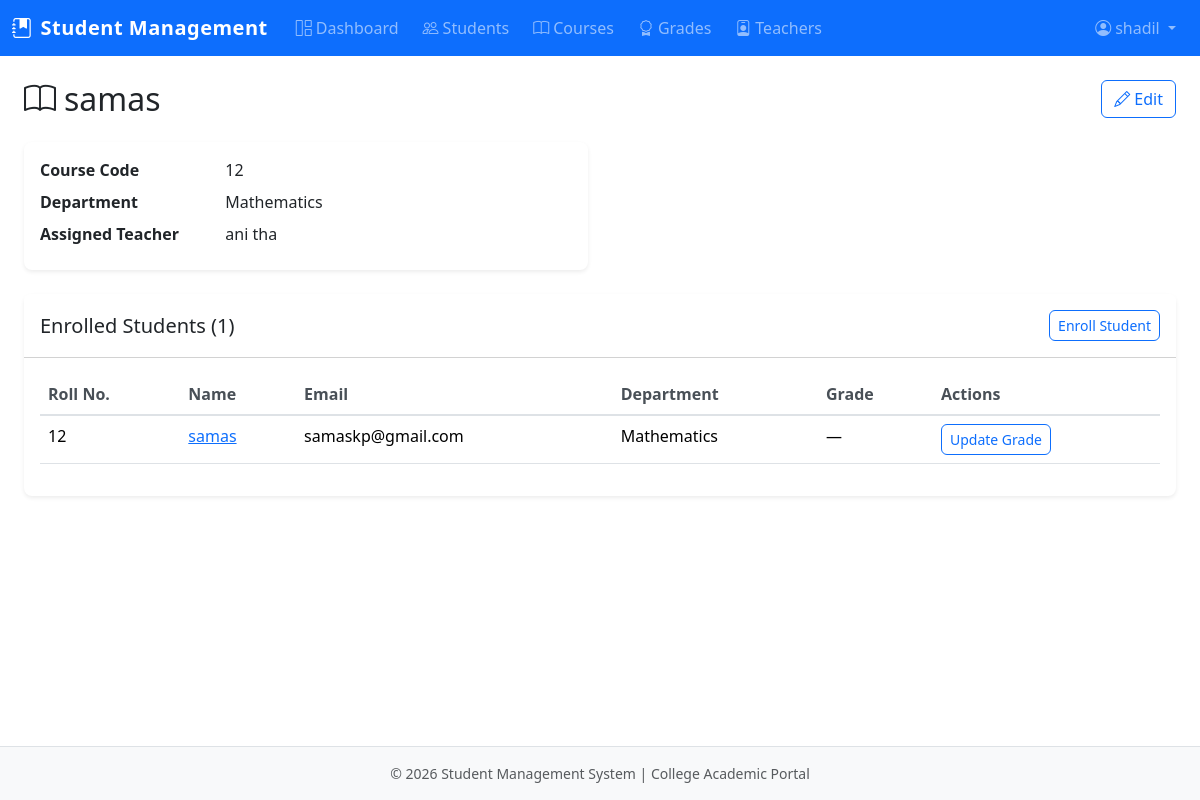
The page /courses/1/ (signed in) on the database its author committed.
### courses/models.py (models this page shows, shortened)
class Course(models.Model):
    name = models.CharField(max_length=150)
    code = models.CharField(max_length=30, unique=True)
    department = models.ForeignKey(
        Department,
        on_delete=models.SET_NULL,
        null=True,
        blank=True,
        related_name='courses'
    )
    assigned_teacher = models.ForeignKey(
        User,
        on_delete=models.SET_NULL,
        null=True,
        blank=True,
        related_name='assigned_courses'
    )
    created_at = models.DateTimeField(auto_now_add=True)
    updated_at = models.DateTimeField(auto_now=True)
    class Meta:
        ordering = ['name']

### students/models.py (models this page shows, shortened)
class Department(models.Model):
    name = models.CharField(max_length=100)
    code = models.CharField(max_length=20, unique=True)
    class Meta:
        ordering = ['name']

class Student(models.Model):
    full_name = models.CharField(max_length=150)
    roll_number = models.CharField(max_length=50, unique=True)
    email = models.EmailField(unique=True)
    phone = models.CharField(max_length=20, blank=True)
    date_of_birth = models.DateField(null=True, blank=True)
    department = models.ForeignKey(
        Department,
        on_delete=models.SET_NULL,
        null=True,
        blank=True,
        related_name='students'
    )
    created_at = models.DateTimeField(auto_now_add=True)
    updated_at = models.DateTimeField(auto_now=True)
    class Meta:
        ordering = ['full_name']

### grades/models.py (models this page shows, shortened)
class Enrollment(models.Model):
    student = models.ForeignKey(
        Student,
        on_delete=models.CASCADE,
        related_name='enrollments'
    )
    course = models.ForeignKey(
        Course,
        on_delete=models.CASCADE,
        related_name='enrollments'
    )
    enrolled_at = models.DateTimeField(auto_now_add=True)
    class Meta:
        unique_together = ['student', 'course']
        ordering = ['-enrolled_at']

class Grade(models.Model):
    GRADE_CHOICES = [
        ('A', 'A'), ('B', 'B'), ('C', 'C'), ('D', 'D'), ('F', 'F'),
        ('A+', 'A+'), ('A-', 'A-'), ('B+', 'B+'), ('B-', 'B-'),
        ('C+', 'C+'), ('C-', 'C-'), ('D+', 'D+'), ('D-', 'D-'),
    ]
    enrollment = models.OneToOneField(
        Enrollment,
        on_delete=models.CASCADE,
        related_name='grade'
    )
    grade_value = models.CharField(max_length=5, choices=GRADE_CHOICES, null=True, blank=True)
    marks = models.DecimalField(max_digits=5, decimal_places=2, null=True, blank=True)
    remarks = models.TextField(blank=True)
    updated_at = models.DateTimeField(auto_now=True)

### courses/views.py (the view)
# urls.py: path('<int:pk>/', views.course_detail, name='course_detail'),
@get_decorator
def course_detail(request, pk):
    course = get_object_or_404(Course, pk=pk)
    if request.user.profile.is_teacher() and course.assigned_teacher != request.user:
        messages.error(request, 'Access denied.')
        return redirect('course_list')
    enrollments = course.enrollments.select_related('student', 'student__department').all()
    context = {'course': course, 'enrollments': enrollments}
    return render(request, 'courses/course_detail.html', context)

### accounts/models.py (called while the page is built)
    def is_admin(self):
        return self.role == 'admin'

    def is_teacher(self):
        return self.role == 'teacher'

### templates/courses/course_detail.html (shortened to what this page needs)
{% extends "base.html" %}
{% block content %}
<div class="container-fluid">
    <div class="d-flex justify-content-between align-items-center flex-wrap gap-2 mb-4">
        <h2 class="mb-0"><i class="bi bi-book me-2"></i>{{ course.name }}</h2>
        <div>
            {% if user.profile.is_admin %}
            <a href="{% url 'course_edit' course.pk %}" class="btn btn-outline-primary"><i class="bi bi-pencil me-1"></i>Edit</a>
            {% endif %}
        </div>
    </div>
    <div class="row mb-4">
        <div class="col-12 col-md-6">
            <div class="card border-0 shadow-sm">
                <div class="card-body">
                    <dl class="row mb-0">
                        <dt class="col-sm-4">Course Code</dt>
                        <dd class="col-sm-8">{{ course.code }}</dd>
                        <dt class="col-sm-4">Department</dt>
                        <dd class="col-sm-8">{{ course.department.name|default:"—" }}</dd>
                        <dt class="col-sm-4">Assigned Teacher</dt>
                        <dd class="col-sm-8">{{ course.assigned_teacher.get_full_name|default:course.assigned_teacher.username|default:"—" }}</dd>
                    </dl>
                </div>
            </div>
        </div>
    </div>
    <div class="card border-0 shadow-sm">
        <div class="card-header bg-white py-3 d-flex justify-content-between align-items-center flex-wrap gap-2">
            <h5 class="mb-0">Enrolled Students ({{ enrollments.count }})</h5>
            <a href="{% url 'enrollment_create' %}" class="btn btn-sm btn-outline-primary">Enroll Student</a>
        </div>
        <div class="card-body">
            {% if enrollments %}
            <div class="table-responsive">
                <table class="table table-hover">
                    <thead>
                        <tr>
                            <th>Roll No.</th>
                            <th>Name</th>
                            <th>Email</th>
                            <th>Department</th>
                            <th>Grade</th>
                            <th>Actions</th>
                        </tr>
                    </thead>
                    <tbody>
                        {% for enr in enrollments %}
                        <tr>
                            <td>{{ enr.student.roll_number }}</td>
                            <td><a href="{% url 'student_detail' enr.student.pk %}">{{ enr.student.full_name }}</a></td>
                            <td>{{ enr.student.email }}</td>
                            <td>{{ enr.student.department.name|default:"—" }}</td>
                            <td>
                                {% if enr.grade %}
                                {{ enr.grade.grade_value|default:"—" }}
                                {% else %}
                                —
                                {% endif %}
                            </td>
                            <td>
                                <a href="{% url 'grade_edit' enr.pk %}" class="btn btn-sm btn-outline-primary">{% if enr.grade %}Update{% else %}Assign{% endif %} Grade</a>
                            </td>
                        </tr>
                        {% endfor %}
                    </tbody>
                </table>
            </div>
            {% else %}
            <p class="text-muted mb-0">No students enrolled. <a href="{% url 'enrollment_create' %}">Enroll one</a>.</p>
            {% endif %}
        </div>
    </div>
</div>
{% endblock %}

### templates/base.html (shortened to what this page needs)
{% load static %}
<!DOCTYPE html>
<html lang="en">
<head>
    <link href="https://cdn.jsdelivr.net/npm/bootstrap@5.3.2/dist/css/bootstrap.min.css" rel="stylesheet">
    <link href="https://cdn.jsdelivr.net/npm/bootstrap-icons@1.11.1/font/bootstrap-icons.css" rel="stylesheet">
    <link href="{% static 'css/custom.css' %}" rel="stylesheet">
</head>
<body>
    {% if user.is_authenticated %}
    <nav class="navbar navbar-expand-lg navbar-dark bg-primary">
        <div class="container-fluid">
            <a class="navbar-brand fw-bold" href="{% url 'dashboard' %}">
                <i class="bi bi-journal-bookmark-fill me-2"></i>Student Management
            </a>
            <div class="collapse navbar-collapse" id="navbarNav">
                <ul class="navbar-nav me-auto">
                    <li class="nav-item">
                        <a class="nav-link" href="{% url 'dashboard' %}"><i class="bi bi-grid-1x2 me-1"></i>Dashboard</a>
                    </li>
                    <li class="nav-item">
                        <a class="nav-link" href="{% url 'student_list' %}"><i class="bi bi-people me-1"></i>Students</a>
                    </li>
                    <li class="nav-item">
                        <a class="nav-link" href="{% url 'course_list' %}"><i class="bi bi-book me-1"></i>Courses</a>
                    </li>
                    <li class="nav-item">
                        <a class="nav-link" href="{% url 'grade_list' %}"><i class="bi bi-award me-1"></i>Grades</a>
                    </li>
                    {% if user.profile.is_admin %}
                    <li class="nav-item">
                        <a class="nav-link" href="{% url 'teacher_list' %}"><i class="bi bi-person-badge me-1"></i>Teachers</a>
                    </li>
                    {% endif %}
                </ul>
                <ul class="navbar-nav">
                    <li class="nav-item dropdown">
                        <a class="nav-link dropdown-toggle" href="#" role="button" data-bs-toggle="dropdown" aria-expanded="false">
                            <i class="bi bi-person-circle me-1"></i>{{ user.get_full_name|default:user.username }}
                        </a>
                    </li>
                </ul>
            </div>
        </div>
    </nav>
    {% endif %}
    <main class="{% if user.is_authenticated %}container-fluid py-4{% endif %}">
        {% block content %}{% endblock %}
    </main>
    <footer class="footer mt-auto py-3 bg-light border-top">
        <div class="container text-center text-muted small">
            <p class="mb-0">&copy; {% now "Y" %} Student Management System | College Academic Portal</p>
        </div>
    </footer>
</body>
</html>

### static/css/custom.css (style rules this page uses)
:root { --primary-accent: #0d6efd; --accent-dark: #0a58ca; --accent-light: #6ea8fe; --academic-gold: #c9a227; --bg-light: #f8f9fa; }
html, body { min-height: 100vh; display: flex; flex-direction: column; }
main { flex: 1; }
.navbar-brand { font-weight: 700; letter-spacing: 0.5px; }
.nav-link { font-weight: 500; padding: 0.5rem 0.75rem !important; border-radius: 0.25rem; }
.card { border-radius: 0.5rem; transition: box-shadow 0.2s ease; }
.table th { font-weight: 600; color: #495057; border-bottom-width: 2px; }
.btn { font-weight: 500; border-radius: 0.375rem; }
.footer { margin-top: auto; }

### rows shown on the page
Course: name "samas", code "12", department.name "Mathematics", assigned_teacher.get_full_name "ani tha"
Enrollment: student.roll_number "12", student.full_name "samas", student.email "samaskp@gmail.com", student.department.name "Mathematics", grade.grade_value "—", shows "Update"

### other values the page prints
{{ user.get_full_name|default:user.username }} "shadil"
{{ enrollments.count }} "1"
